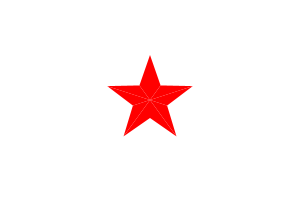
Frame 1 (no input)
Frame 60 (the mouse pressed at the canvas centre just before this capture): identical to frame 1, image omitted
Frame 120 (the mouse held since frame 60 and released just before this capture): identical to frame 1, image omitted

The Processing sketch that drew this single still picture (run headless with seeded random() and noise(); from frame 60 on, the mouse is pressed at the canvas centre):

// Processing sketch: test00
// ── test00.pde
Pentagon Pentagon;
Star Star;

void setup() {
  size (300,200);
  fill(255, 0, 0);  
  int d = int(random(20, 60));
  float x = width/2;
  float y = height/2;
  int r = 255; 
  int g = 0; 
  int b = 0;
  Pentagon = new Pentagon(d,x,y,r,g,b);
  Star = new Star(d,x,y,r,g,b);
}

void draw() {
  background(255);
  Star.draw();
}

class Pentagon {
  int d;
  float x;
  float y;
  int r,g,b;

  Pentagon (){};
  Pentagon (int Pd, float Px, float Py, int Pr, int Pg, int Pb) {
    setSize(Pd);
    setPosition(Px, Py);
    setColor(Pr, Pg, Pb);
  }

  public void setSize(int d) {
    this.d = d;
  }
  public void setPosition(float x, float y) {
    this.x = x;
    this.y = y;
  }
  public void setColor(int r, int g, int b) {
    this.r = r;
    this.g = g;
    this.b = b;
  }

  void draw() {
    fill(r,g,b);
    int n = 5;
    int R = d;
    for (int i=0; i<n; i+=1){
      float t = 3*PI/10 + 2*PI*i/n;
      float t_next = t + 2*PI/n;
      float x_1 = x + R * cos(t);
      float y_1 = y + R * sin(t);
      float x_2 = x + R * cos(t_next);
      float y_2 = y + R * sin(t_next);

      triangle(x, y, x_1, y_1, x_2, y_2);
    }
  }
}

class Star extends Pentagon{
Star (int Sd, float Sx, float Sy, int Sr, int Sg, int Sb) {
  setSize(Sd);
  setPosition(Sx, Sy);
  setColor(Sr, Sg, Sb);
}

void draw() {
  fill(r,g,b);
  noStroke();
  float R = d;
  int r = 2*d/5;
  float t_0 = 4*PI/5 - PI/2; 
  for (float t=t_0; t<=2*PI; t+=2*PI/5) {
    float a = x + R * cos(t);
    float b = y + R * sin(t);
    float c = x + r * cos(t+PI/5);
    float d = y + r * sin(t+PI/5);
    float e = x + R * cos(t+2*PI/5);
    float f = y + R * sin(t+2*PI/5);
    triangle(a,b,c,d,x,y);
    triangle(c,d,e,f,x,y);
  }
}

}
